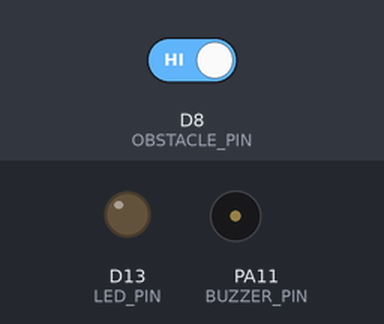
Bench run of a sketch on a simulated STM32 Nucleo. On the bench: output pins drawn as LEDs (lit = HIGH), buzzer (waves = sounding, pin HIGH). The inputs (shaded band) are chosen by the test bench; at power-on: D8 (OBSTACLE_PIN) HIGH. What the sketch prints to the serial monitor is not drawn.

Above: at 2.2 s.
2.3 s: D8 (OBSTACLE_PIN) driven LOW
At 3.0 s:
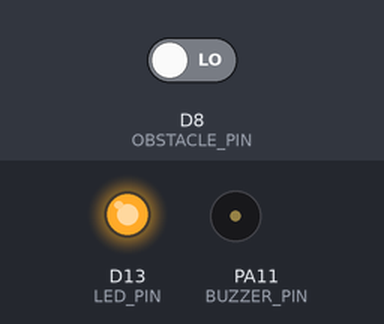
3.8 s: D8 (OBSTACLE_PIN) driven HIGH
At 5.3 s:
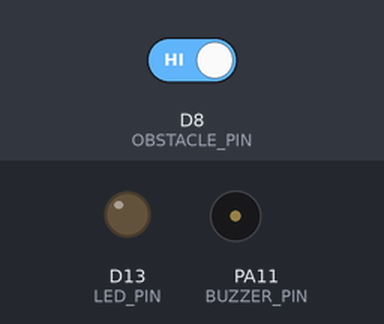
Timing chart, 0 to 6.8 s (numbered marks = the images above; inputs shaded):
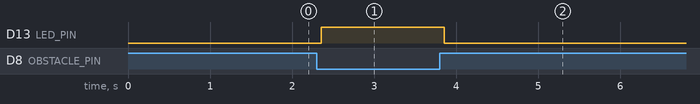

Measured:
- after the input at 2.3 s, D13 (LED_PIN): LOW → HIGH after 0.05 s
- after the input at 3.8 s, D13 (LED_PIN): HIGH → LOW after 0.05 s

The sketch:

obstacle_sensor.ino
```cpp
/*
 * ============================================================================
 * 장애물 감지센서 모듈 테스트 코드 (Obstacle Avoidance Sensor Module Test)
 * ============================================================================
 * 보드: NUCLEO-F103RB (STM32F103RBT6)
 * 환경: Arduino IDE with STM32duino
 *
 * 핀 연결:
 *   장애물 센서 모듈    NUCLEO-F103RB
 *   ---------------    -------------
 *   VCC            ->  3.3V ~ 5V
 *   GND            ->  GND
 *   OUT            ->  D8 (PA9)
 *
 * 동작 설명:
 *   - 적외선 송수신을 이용한 장애물 감지
 *   - 장애물 감지 시: LOW 출력
 *   - 장애물 없음: HIGH 출력
 *   - 감지 거리: 2cm ~ 30cm (가변저항으로 조절)
 *
 * 센서 특징:
 *   - IR LED + 포토트랜지스터 조합
 *   - LM393 비교기 사용
 *   - 가변저항으로 감지 거리 조절
 * ============================================================================
 */

// 핀 정의
#define OBSTACLE_PIN    PA9         // D8 - 장애물 센서 출력
#define LED_PIN         LED_BUILTIN // 내장 LED (PA5)
#define BUZZER_PIN      PA11        // D10 - 부저 (선택사항)

// 상태 정의
#define OBSTACLE_DETECTED   LOW     // 장애물 감지됨
#define NO_OBSTACLE         HIGH    // 장애물 없음

// 상수 정의
#define DEBOUNCE_TIME       50      // 디바운스 시간 (ms)
#define WARNING_INTERVAL    500     // 경고 간격 (ms)

// 변수
bool obstaclePresent = false;
bool previousObstacleState = false;
unsigned long lastDebounceTime = 0;
unsigned long lastWarningTime = 0;
unsigned long obstacleDetectedCount = 0;
unsigned long obstacleStartTime = 0;
unsigned long totalObstacleTime = 0;

void setup() {
    // 시리얼 통신 초기화
    Serial.begin(115200);
    while (!Serial) {
        ; // 시리얼 포트 연결 대기
    }

    // 핀 설정
    pinMode(OBSTACLE_PIN, INPUT);
    pinMode(LED_PIN, OUTPUT);
    pinMode(BUZZER_PIN, OUTPUT);

    digitalWrite(LED_PIN, LOW);
    digitalWrite(BUZZER_PIN, LOW);

    Serial.println("================================================");
    Serial.println("  장애물 감지센서 테스트 (Obstacle Sensor)");
    Serial.println("================================================");
    Serial.println("보드: NUCLEO-F103RB");
    Serial.println("센서 핀: PA9 (D8)");
    Serial.println("감지 거리: 2cm ~ 30cm (가변저항 조절)");
    Serial.println("------------------------------------------------");
    Serial.println("장애물 감지 = LOW (LED ON)");
    Serial.println("장애물 없음 = HIGH (LED OFF)");
    Serial.println("------------------------------------------------");
    Serial.println("Tip: 모듈의 가변저항으로 감지 거리를 조절하세요.");
    Serial.println("================================================");
    Serial.println();

    delay(1000);
}

void loop() {
    // 현재 센서 상태 읽기
    bool currentReading = (digitalRead(OBSTACLE_PIN) == OBSTACLE_DETECTED);
    unsigned long currentTime = millis();

    // 디바운스 처리
    if (currentReading != previousObstacleState) {
        lastDebounceTime = currentTime;
    }

    if ((currentTime - lastDebounceTime) > DEBOUNCE_TIME) {
        // 상태 변화 감지
        if (currentReading != obstaclePresent) {
            obstaclePresent = currentReading;

            if (obstaclePresent) {
                // 장애물 감지 시작
                obstacleDetectedCount++;
                obstacleStartTime = currentTime;
                onObstacleDetected();
            } else {
                // 장애물 제거됨
                totalObstacleTime += (currentTime - obstacleStartTime);
                onObstacleCleared();
            }
        }
    }

    previousObstacleState = currentReading;

    // LED 및 부저 제어
    if (obstaclePresent) {
        digitalWrite(LED_PIN, HIGH);

        // 경고음 출력 (선택사항)
        if (currentTime - lastWarningTime >= WARNING_INTERVAL) {
            lastWarningTime = currentTime;
            beepWarning();
        }
    } else {
        digitalWrite(LED_PIN, LOW);
    }

    // 상태 출력 (200ms 간격)
    static unsigned long lastPrintTime = 0;
    if (currentTime - lastPrintTime >= 200) {
        lastPrintTime = currentTime;
        printStatus();
    }
}

// 장애물 감지 시 호출
void onObstacleDetected() {
    Serial.println();
    Serial.println("╔════════════════════════════════════════════╗");
    Serial.println("║     ⚠️  장애물 감지! (OBSTACLE DETECTED)     ║");
    Serial.println("╚════════════════════════════════════════════╝");
    Serial.print("감지 횟수: ");
    Serial.print(obstacleDetectedCount);
    Serial.println("회");
}

// 장애물 제거 시 호출
void onObstacleCleared() {
    unsigned long duration = millis() - obstacleStartTime;
    Serial.println();
    Serial.println("────────────────────────────────────────────");
    Serial.println("    ✓ 장애물 제거됨 (OBSTACLE CLEARED)");
    Serial.print("    감지 지속 시간: ");
    Serial.print(duration);
    Serial.println("ms");
    Serial.println("────────────────────────────────────────────");
}

// 상태 출력
void printStatus() {
    Serial.print("상태: ");

    if (obstaclePresent) {
        Serial.print("[■ 장애물 있음]");
        unsigned long duration = millis() - obstacleStartTime;
        Serial.print("  지속: ");
        Serial.print(duration / 1000.0, 1);
        Serial.print("초");
    } else {
        Serial.print("[□ 장애물 없음]");
    }

    Serial.print("  | 총 감지: ");
    Serial.print(obstacleDetectedCount);
    Serial.print("회");

    Serial.print("  | 누적 시간: ");
    unsigned long totalTime = totalObstacleTime;
    if (obstaclePresent) {
        totalTime += (millis() - obstacleStartTime);
    }
    Serial.print(totalTime / 1000.0, 1);
    Serial.print("초");

    // 상태 바 출력
    Serial.print("  ");
    if (obstaclePresent) {
        Serial.print("████████");
    } else {
        Serial.print("--------");
    }

    Serial.println();
}

// 경고음 출력
void beepWarning() {
    // 짧은 비프음 (선택사항 - 부저 연결 시)
    // digitalWrite(BUZZER_PIN, HIGH);
    // delay(50);
    // digitalWrite(BUZZER_PIN, LOW);
}

// 통계 초기화
void resetStatistics() {
    obstacleDetectedCount = 0;
    totalObstacleTime = 0;
    Serial.println("통계가 초기화되었습니다.");
}

// 장애물 감지 여부 반환
bool isObstacleDetected() {
    return obstaclePresent;
}

// 장애물 감지 대기 (타임아웃 지원)
bool waitForObstacle(unsigned long timeoutMs) {
    unsigned long startTime = millis();

    while (millis() - startTime < timeoutMs) {
        if (digitalRead(OBSTACLE_PIN) == OBSTACLE_DETECTED) {
            return true;
        }
        delay(10);
    }
    return false;
}

// 장애물 제거 대기 (타임아웃 지원)
bool waitForClear(unsigned long timeoutMs) {
    unsigned long startTime = millis();

    while (millis() - startTime < timeoutMs) {
        if (digitalRead(OBSTACLE_PIN) == NO_OBSTACLE) {
            return true;
        }
        delay(10);
    }
    return false;
}

// 센서 테스트 (연속 읽기)
void continuousSensorTest(int durationSec) {
    Serial.print("연속 센서 테스트 시작 (");
    Serial.print(durationSec);
    Serial.println("초)");

    unsigned long startTime = millis();
    int totalReadings = 0;
    int obstacleReadings = 0;

    while (millis() - startTime < (durationSec * 1000)) {
        if (digitalRead(OBSTACLE_PIN) == OBSTACLE_DETECTED) {
            obstacleReadings++;
        }
        totalReadings++;
        delay(10);
    }

    Serial.println("테스트 완료!");
    Serial.print("  총 읽기 횟수: ");
    Serial.println(totalReadings);
    Serial.print("  장애물 감지 횟수: ");
    Serial.println(obstacleReadings);
    Serial.print("  장애물 감지 비율: ");
    Serial.print((float)obstacleReadings / totalReadings * 100, 1);
    Serial.println("%");
}

// 거리 추정 (참고용 - 정확하지 않음)
// 실제 거리 측정은 초음파 센서 권장
String estimateDistance() {
    static int stableCount = 0;

    if (obstaclePresent) {
        stableCount++;
        if (stableCount > 10) {
            return "매우 가까움 (<5cm)";
        } else if (stableCount > 5) {
            return "가까움 (5-15cm)";
        } else {
            return "감지됨 (15-30cm)";
        }
    } else {
        stableCount = 0;
        return "감지 범위 밖";
    }
}
```
